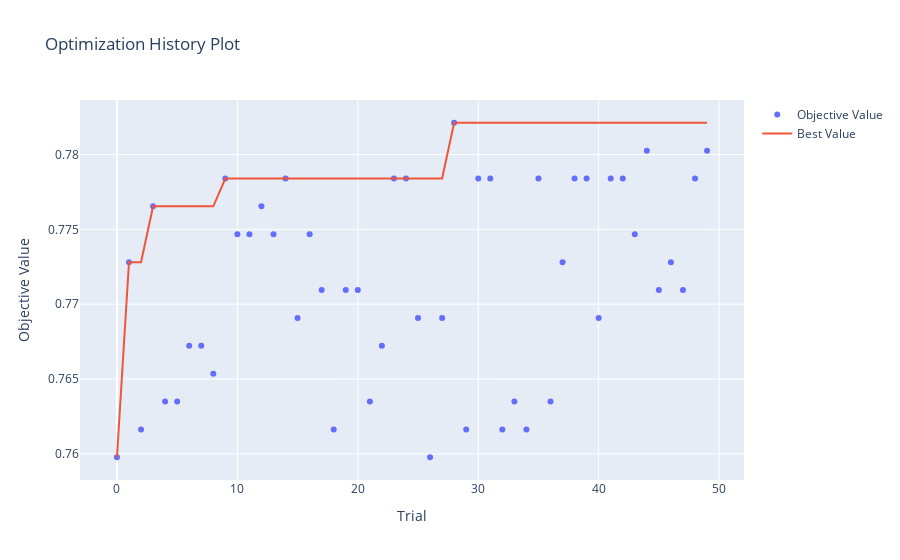

Write notebook code for a chart like this one.
### Code cell
# 1. Optimization History
plot_optimization_history(study).show()
